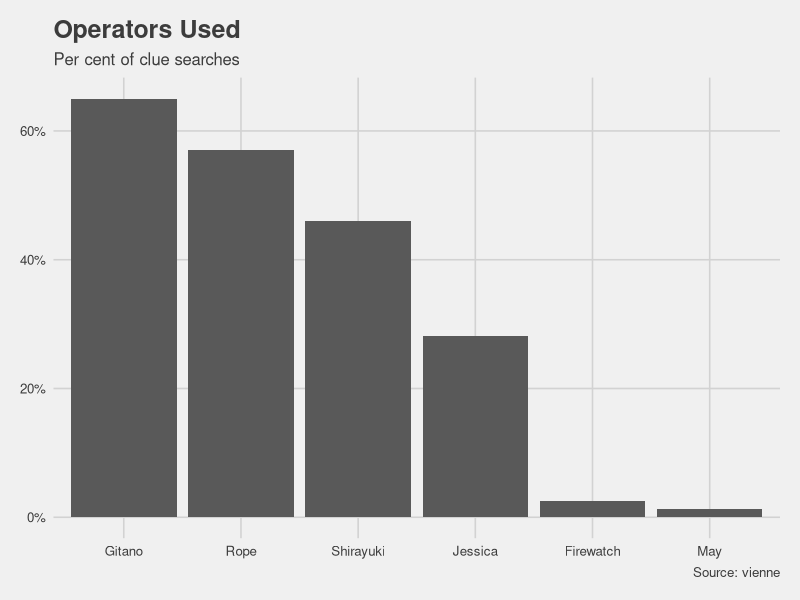
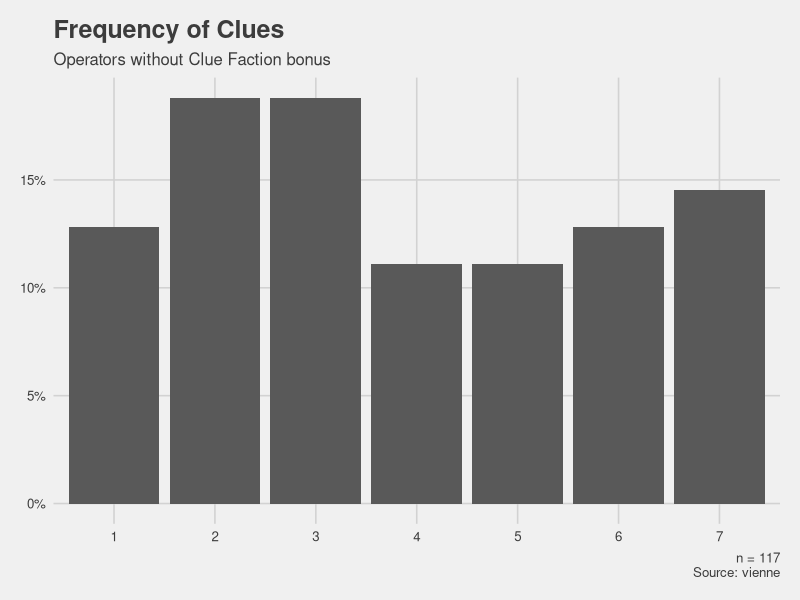
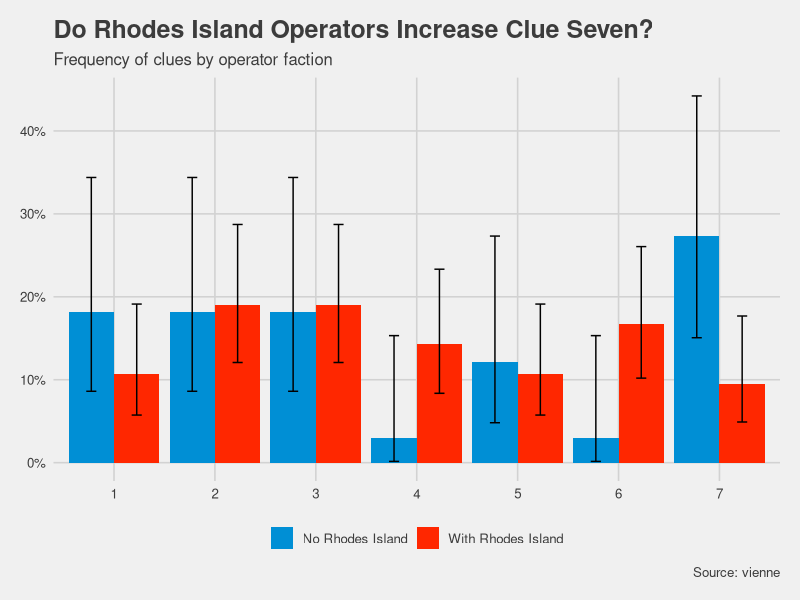
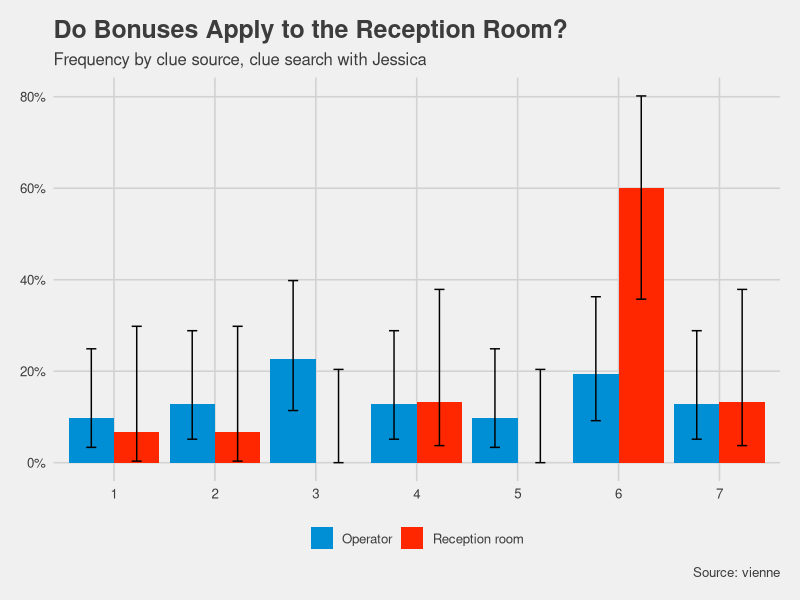
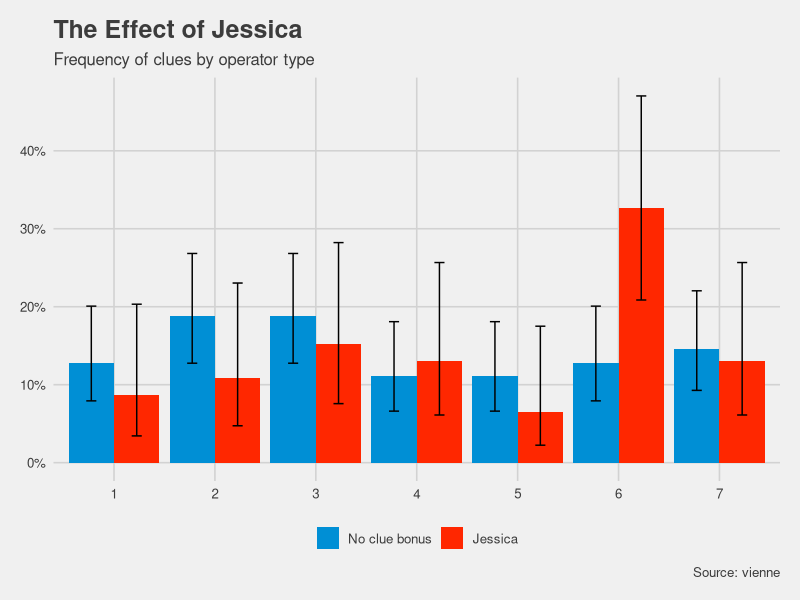
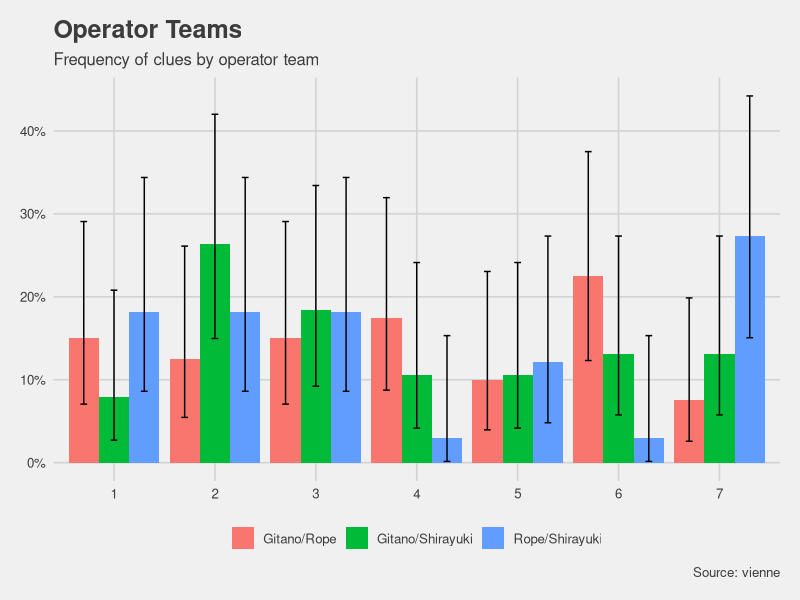
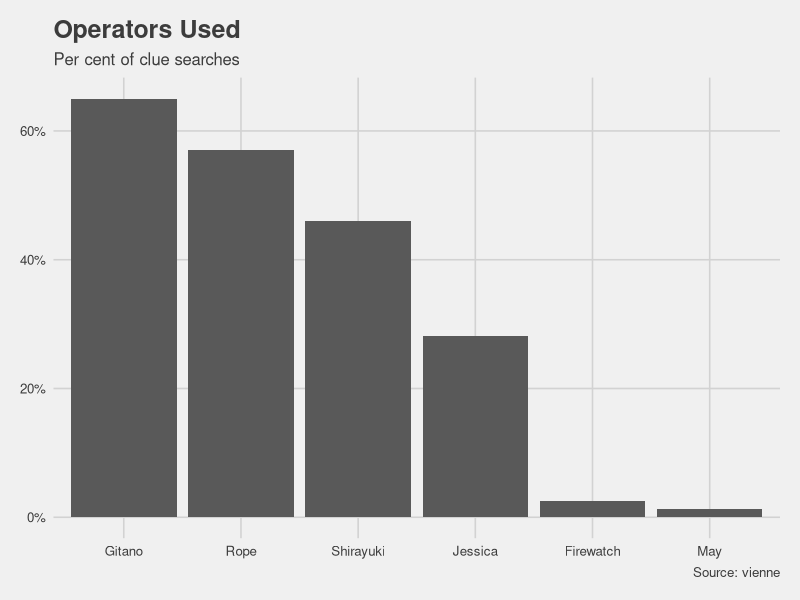
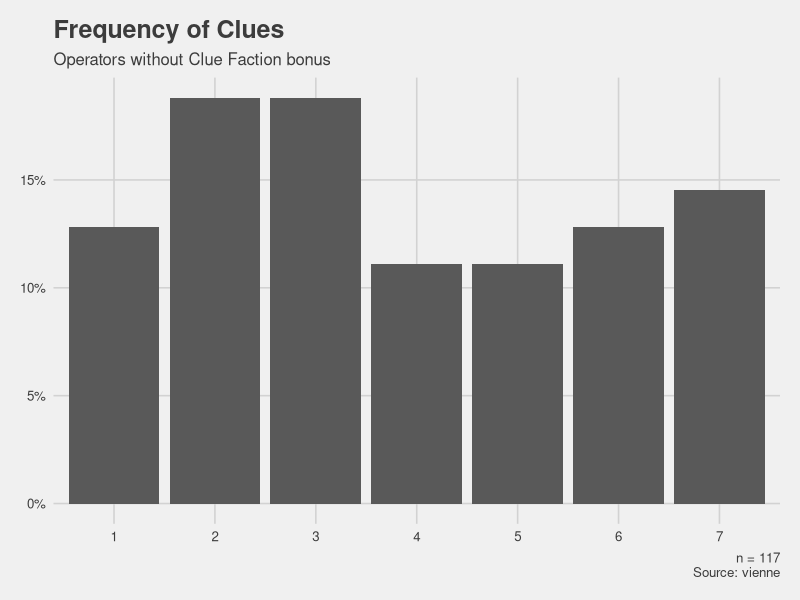

R code for these plots, in order:
## ---- chunk 1
knitr::opts_chunk$set(echo = TRUE)
## ---- chunk 2
library(tidyverse)
library(readxl)
library(ggplot2)
library(ggthemes)
library(pwr)
library(Hmisc)
## ---- chunk 3
chisq_clues <- function(df, name){
  name <- enquo(name)
  
  res <- df %>%
    pivot_wider(id_cols = clue,
                names_from = !! name,
                values_from = n) %>%
    column_to_rownames(var = "clue") %>%
    chisq.test()
  
  res
}
## ---- chunk 4
clue_search <- read_csv("Data/clue_search_data.csv") %>%
  filter(complete.cases(.))

operators <- read_csv("Data/operators.csv")

dates <- clue_search %>%
  distinct(date)

operators_by_date <- dates %>%
  full_join(operators, by = c("date" = "from")) %>%
  complete(date, operator) %>%
  group_by(operator) %>%
  fill(rank, level, faction, bonus, .direction = "down") %>%
  filter(!is.na(operator))
  

clue_search <- clue_search %>%
  left_join(operators_by_date, by = c("date", "operator_1" = "operator")) %>%
  left_join(operators_by_date, by = c("date", "operator_2" = "operator"), suffix = c("_1", "_2")) %>%
  mutate(clue = as.character(clue))

rm(dates, operators_by_date)
## ---- chunk 5
clue_search <- clue_search %>%
  mutate(rhodes_island = if_else(faction_1 == "rhodes_island" | faction_2 == "rhodes_island",
                                 T,
                                 F),
         jessica = if_else(operator_1 == "Jessica" | operator_2 == "Jessica",
                           T,
                           F),
         reception_room = as.logical(reception_room)) %>%
  rowwise() %>%
  mutate(team = paste(sort(c(operator_1, operator_2)), collapse = "/")) %>%
  ungroup()
## ---- chunk 6
clue_search %>%
  group_by(team) %>%
  summarise(n = n()) %>%
  ungroup() %>%
  mutate(share_pc = n / sum(n) * 100,
         share_pc = round(share_pc)) %>%
  arrange(-n)
## ---- chunk 7
clue_search %>%
  select(reception_room, rhodes_island, jessica) %>%
  pivot_longer(c(reception_room, rhodes_island, jessica),
               names_to = "variable") %>%
  group_by(variable, value) %>%
  summarise(n = n()) %>%
  pivot_wider(id_cols = variable,
              names_from = value,
              values_from = n) %>%
  mutate(Total = `FALSE` + `TRUE`)
## ---- chunk 8
data_operators <- clue_search %>%
  select(operator_1, operator_2) %>%
  pivot_longer(cols = c(operator_1, operator_2),
               values_to = "operator") %>%
  group_by(operator) %>%
  summarise(n = n()) %>%
  mutate(prop = n / sum(n) * 2) %>%
  arrange(-prop) %>%
  mutate(operator = factor(operator, .$operator))

p_01_operators <- data_operators %>%
  ggplot(aes(x = operator, y = prop)) +
  geom_col() +
  labs(y = "", title = "Operators Used",
       subtitle = "Per cent of clue searches",
       caption = "Source: vienne") +
  scale_y_continuous(labels = scales::percent) +
  theme_fivethirtyeight()

p_01_operators
## ---- chunk 9
data_clue_search <- clue_search %>%
  filter(bonus_1 == 0, bonus_2 == 0) %>%
  group_by(clue) %>%
  summarise(n = n()) %>% 
  mutate(prop = n / sum(n),
         y_lower = binconf(n, sum(n))[,2],
         y_upper = binconf(n, sum(n))[,3])


caption <- paste0("n = ",
                  sum(data_clue_search$n),
                  "\nSource: vienne")

p_02_clue_share <- data_clue_search %>%
  ggplot(aes(x = clue, y = prop)) +
  geom_col() +
  labs(y = "", title = "Frequency of Clues",
       subtitle = "Operators without Clue Faction bonus",
       caption = caption) +
  scale_y_continuous(labels = scales::percent) +
  theme_fivethirtyeight()
  
  
p_02_clue_share
## ---- chunk 10
data_rhodes_island <- clue_search %>%
  filter(bonus_1 == 0, bonus_2 == 0) %>%
  group_by(rhodes_island, clue) %>%
  summarise(n = n()) %>%
  ungroup() %>%
  complete(rhodes_island, clue, fill = list(`n` = 0)) %>%
  group_by(rhodes_island) %>%
  mutate(prop = n / sum(n),
         y_lower = binconf(n, sum(n))[,2],
         y_upper = binconf(n, sum(n))[,3]) 



caption <- paste0("Source: vienne")

p_03_rhodes_island <- data_rhodes_island %>%
  mutate(rhodes_island = if_else(rhodes_island,
                                 "With Rhodes Island",
                                 "No Rhodes Island") %>%
           factor(levels = c("No Rhodes Island",
                             "With Rhodes Island"))) %>%
  ggplot(aes(x = clue, y = prop, fill = rhodes_island)) +
  geom_col(position = position_dodge()) +
  labs(y = "", title = "Do Rhodes Island Operators Increase Clue Seven?",
       subtitle = "Frequency of clues by operator faction",
       caption = caption) +
  scale_y_continuous(labels = scales::percent) +
  geom_errorbar(aes(ymin=y_lower, ymax=y_upper), width=.2,
                 position=position_dodge(.9)) +
  theme_fivethirtyeight() +
  ggthemes::scale_fill_fivethirtyeight() +
  theme(legend.title = element_blank())
  
p_03_rhodes_island

chisq_clues(data_rhodes_island, rhodes_island)

res <- clue_search %>%
  filter(bonus_1 == 0, bonus_2 == 0) %>%
  mutate(operators = paste(operator_1, operator_2, sep = "_")) %>%
  group_by(operators, clue) %>%
  summarise(n = n()) %>%
  ungroup() %>% 
  complete(operators, clue, fill = list(`n` = 0)) %>%
  chisq_clues(operators)

res
## ---- chunk 11
data_reception <- clue_search %>%
  filter(bonus_1 == 3 | bonus_2 == 3) %>%
  group_by(reception_room, clue) %>%
  summarise(n = n()) %>%
  ungroup() %>%
  complete(reception_room, clue, fill = list(`n` = 0)) %>%
  group_by(reception_room) %>%
  mutate(prop = n / sum(n),
         y_lower = binconf(n, sum(n))[,2],
         y_upper = binconf(n, sum(n))[,3]) %>%
  ungroup()

caption <- paste0("Source: vienne")

p_04_reception <- data_reception %>%
  mutate(reception_room = if_else(reception_room,
                                  "Reception room",
                                  "Operator") %>%
           factor(levels = c("Operator", "Reception room"))) %>%
  ggplot(aes(x = clue, y = prop, fill = reception_room)) +
  geom_col(position = position_dodge()) +
  labs(y = "", title = "Do Bonuses Apply to the Reception Room?",
       subtitle = "Frequency by clue source, clue search with Jessica",
       caption = caption) +
  scale_y_continuous(labels = scales::percent) +
  geom_errorbar(aes(ymin=y_lower, ymax=y_upper), width=.2,
                 position=position_dodge(.9)) +
  theme_fivethirtyeight() +
  scale_fill_fivethirtyeight() +
  theme(legend.title = element_blank())

p_04_reception

chisq_clues(data_reception, reception_room)

# n
data_reception %>%
  group_by(reception_room) %>%
  summarise(n = sum(n))
## ---- chunk 12
data_jessica <- clue_search %>%
  filter(bonus_1 %in% c(0, 3), bonus_2 %in% c(0, 3)) %>%
  group_by(jessica, clue) %>%
  summarise(n = n()) %>%
  ungroup() %>%
  complete(jessica, clue, fill = list(`n` = 0)) %>%
  group_by(jessica) %>%
  mutate(prop = n / sum(n),
         y_lower = binconf(n, sum(n))[,2],
         y_upper = binconf(n, sum(n))[,3]) 


caption <- paste0("Source: vienne")

p_05_jessica <- data_jessica %>%
  mutate(jessica = if_else(jessica,
                           "Jessica",
                           "No clue bonus") %>%
           factor(levels = c("No clue bonus",
                             "Jessica"))) %>%
  ggplot(aes(x = clue, y = prop, fill = jessica)) +
  geom_col(position = position_dodge()) +
  labs(y = "", title = "The Effect of Jessica",
       subtitle = "Frequency of clues by operator type",
       caption = caption) +
  scale_y_continuous(labels = scales::percent) +
  geom_errorbar(aes(ymin=y_lower, ymax=y_upper), width=.2,
                 position=position_dodge(.9)) +
  theme_fivethirtyeight() +
  ggthemes::scale_fill_fivethirtyeight() +
  theme(legend.title = element_blank())
  
p_05_jessica

chisq_clues(data_jessica, jessica)
## ---- chunk 13
clues <- data_clue_search$n
res <- chisq.test(clues)
res

# statistical power
pwr.chisq.test(w = 0.5, df = (7-1), sig.level = 0.05, power = 0.8)
pwr.chisq.test(w = 0.2, df = (7-1), sig.level = 0.05, power = 0.8)

pwr.2p.test(h = ES.h(1/7, .4), power = .8)
## ---- chunk 14
data_team <- clue_search %>% 
  group_by(team, clue) %>%
  summarise(n = n()) %>%
  filter(team %in% c("Gitano/Rope",
                     "Gitano/Shirayuki",
                     "Rope/Shirayuki")) %>%
  mutate(prop = n / sum(n),
         y_lower = binconf(n, sum(n))[,2],
         y_upper = binconf(n, sum(n))[,3]) 


p_06_team <- data_team %>%
  ggplot(aes(x = clue, y = prop, fill = team)) +
  geom_col(position = position_dodge()) +
  labs(y = "", title = "Operator Teams",
       subtitle = "Frequency of clues by operator team",
       caption = caption) +
  scale_y_continuous(labels = scales::percent) +
  geom_errorbar(aes(ymin=y_lower, ymax=y_upper), width=.2,
                 position=position_dodge(.9)) +
  theme_fivethirtyeight() +
  theme(legend.title = element_blank())

res <- chisq_clues(data_team, team)

p_06_team
res
## ---- chunk 15
reg_data <- clue_search %>%
  mutate(id = 1:n()) %>%
  pivot_longer(c(operator_1, operator_2),
               names_to = "variable",
               values_to = "operator") %>%
  mutate(dummy = 1) %>%
  pivot_wider(id_cols = c(id, clue),
              names_from = c(operator),
              values_from = dummy,
              values_fill = 0) %>%
  mutate(clue_7 = clue == "7")

lm <- lm(clue_7 ~ .- id - clue - Gitano, data = reg_data)


summary(lm)
## ---- chunk 16
dir.create("Graphs")

mylist <- mget(ls(pattern = "p_"))

walk2(paste0("Graphs/", names(mylist), ".png"),
      mylist,
      ggsave,
      units = "in",
      width = 7.3,
      height = 432/700 * 7.3,
      dpi = 300)
